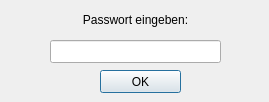
<?xml version="1.0" encoding="UTF-8"?>
<ui version="4.0">
 <class>DialogEnterPassword</class>
 <widget class="QDialog" name="DialogEnterPassword">
  <property name="geometry">
   <rect>
    <x>0</x>
    <y>0</y>
    <width>269</width>
    <height>102</height>
   </rect>
  </property>
  <property name="windowTitle">
   <string>Passwort eingeben</string>
  </property>
  <property name="layoutDirection">
   <enum>Qt::RightToLeft</enum>
  </property>
  <widget class="QLineEdit" name="lineEdit_entered_password">
   <property name="geometry">
    <rect>
     <x>50</x>
     <y>40</y>
     <width>171</width>
     <height>23</height>
    </rect>
   </property>
   <property name="layoutDirection">
    <enum>Qt::LeftToRight</enum>
   </property>
   <property name="echoMode">
    <enum>QLineEdit::Password</enum>
   </property>
  </widget>
  <widget class="QLabel" name="label_enter_password">
   <property name="geometry">
    <rect>
     <x>10</x>
     <y>10</y>
     <width>251</width>
     <height>20</height>
    </rect>
   </property>
   <property name="layoutDirection">
    <enum>Qt::LeftToRight</enum>
   </property>
   <property name="lineWidth">
    <number>-1</number>
   </property>
   <property name="text">
    <string>Passwort eingeben:</string>
   </property>
   <property name="alignment">
    <set>Qt::AlignCenter</set>
   </property>
  </widget>
  <widget class="QPushButton" name="pushButton_OK">
   <property name="geometry">
    <rect>
     <x>100</x>
     <y>70</y>
     <width>81</width>
     <height>23</height>
    </rect>
   </property>
   <property name="layoutDirection">
    <enum>Qt::LeftToRight</enum>
   </property>
   <property name="text">
    <string>OK</string>
   </property>
  </widget>
 </widget>
 <resources/>
 <connections/>
</ui>
